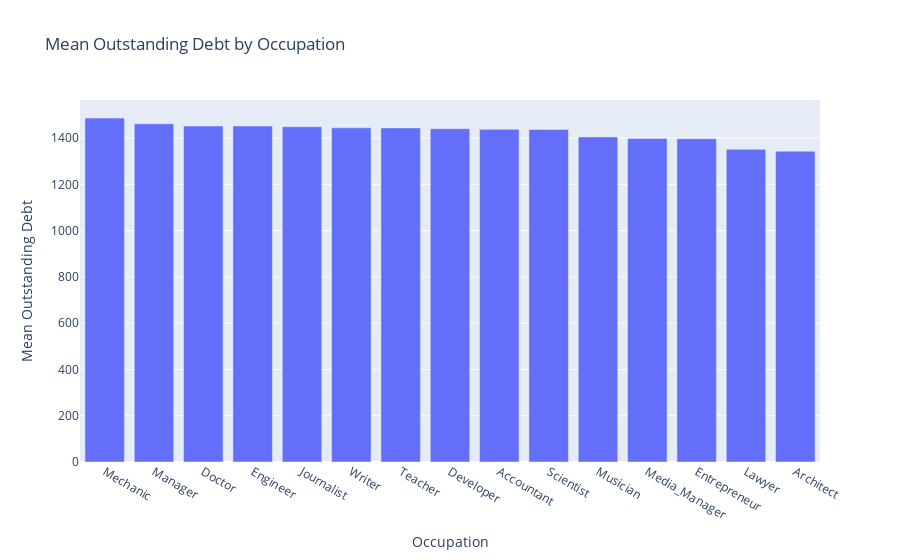

This figure's notebook cell:
### Code cell
col_df =data.groupby('Occupation')['Outstanding_Debt'].mean().reset_index().sort_values(by='Outstanding_Debt', ascending=False)

# Create a bar plot using Plotly Express
fig = px.bar(col_df, x='Occupation', y='Outstanding_Debt', title='Mean Outstanding Debt by Occupation')
fig.update_layout(xaxis_title='Occupation', yaxis_title='Mean Outstanding Debt')
fig.show()

### Figure 1 — Plotly figure (JSON) as saved in the notebook; plotly's stock layout.template omitted (floating-point values rounded to 4 significant figures)
{"data": [{"alignmentgroup": "True", "hovertemplate": "Occupation=%{x}<br>Outstanding_Debt=%{y}<extra></extra>", "legendgroup": "", "marker": {"color": "#636efa", "pattern": {"shape": ""}}, "name": "", "offsetgroup": "", "orientation": "v", "showlegend": false, "textposition": "auto", "type": "bar", "x": ["Mechanic", "Manager", "Doctor", "Engineer", "Journalist", "Writer", "Teacher", "Developer", "Accountant", "Scientist", "Musician", "Media_Manager", "Entrepreneur", "Lawyer", "Architect"], "xaxis": "x", "y": [1486.0, 1462.0, 1452.0, 1452.0, 1449.0, 1444.0, 1444.0, 1441.0, 1438.0, 1437.0, 1405.0, 1398.0, 1397.0, 1351.0, 1343.0], "yaxis": "y"}], "layout": {"autosize": true, "barmode": "relative", "legend": {"tracegroupgap": 0}, "title": {"text": "Mean Outstanding Debt by Occupation"}, "xaxis": {"anchor": "y", "autorange": true, "domain": [0, 1], "range": [-0.5, 14.5], "title": {"text": "Occupation"}, "type": "category"}, "yaxis": {"anchor": "x", "autorange": true, "domain": [0, 1], "range": [0, 1565.0], "title": {"text": "Mean Outstanding Debt"}, "type": "linear"}}}
